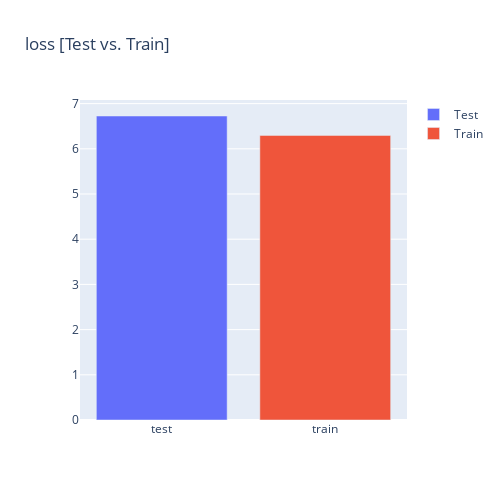
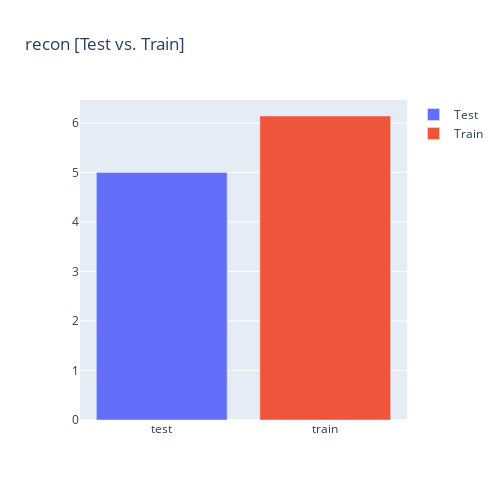
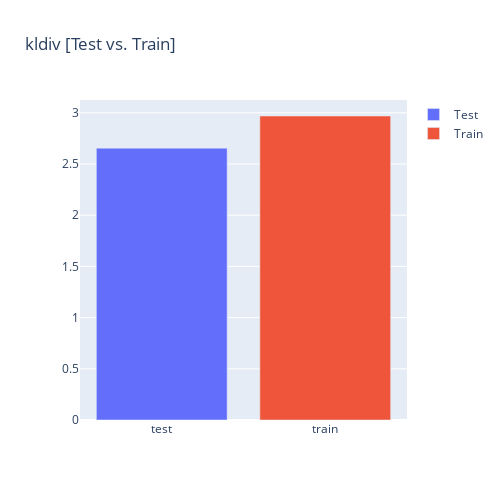
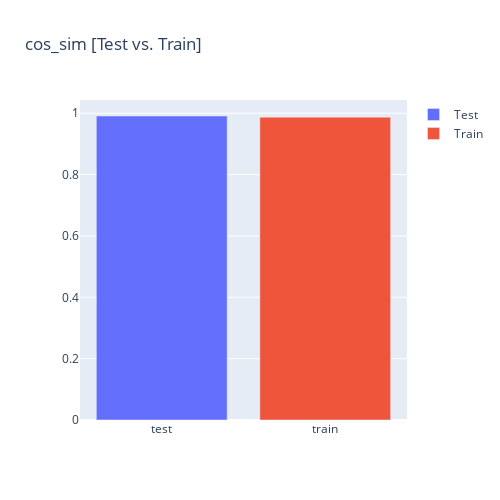

Notebook cell for these charts, in order:
### Code cell
compare_models_metrics(test_metrics, train_metrics)

### Figure 1 — Plotly figure (JSON) as saved in the notebook; plotly's stock layout.template omitted (floating-point values rounded to 4 significant figures)
{"data": [{"name": "Test", "type": "bar", "x": ["test"], "y": [6.726]}, {"name": "Train", "type": "bar", "x": ["train"], "y": [6.296]}], "layout": {"autosize": false, "height": 500, "title": {"text": "loss [Test vs. Train]"}, "width": 500}}

### Figure 2 — Plotly figure (JSON) as saved in the notebook; plotly's stock layout.template omitted (floating-point values rounded to 4 significant figures)
{"data": [{"name": "Test", "type": "bar", "x": ["test"], "y": [5.001]}, {"name": "Train", "type": "bar", "x": ["train"], "y": [6.14]}], "layout": {"autosize": false, "height": 500, "title": {"text": "recon [Test vs. Train]"}, "width": 500}}

### Figure 3 — Plotly figure (JSON) as saved in the notebook; plotly's stock layout.template omitted (floating-point values rounded to 4 significant figures)
{"data": [{"name": "Test", "type": "bar", "x": ["test"], "y": [2.655]}, {"name": "Train", "type": "bar", "x": ["train"], "y": [2.969]}], "layout": {"autosize": false, "height": 500, "title": {"text": "kldiv [Test vs. Train]"}, "width": 500}}

### Figure 4 — Plotly figure (JSON) as saved in the notebook; plotly's stock layout.template omitted (floating-point values rounded to 4 significant figures)
{"data": [{"name": "Test", "type": "bar", "x": ["test"], "y": [0.9911]}, {"name": "Train", "type": "bar", "x": ["train"], "y": [0.9874]}], "layout": {"autosize": false, "height": 500, "title": {"text": "cos_sim [Test vs. Train]"}, "width": 500}}
